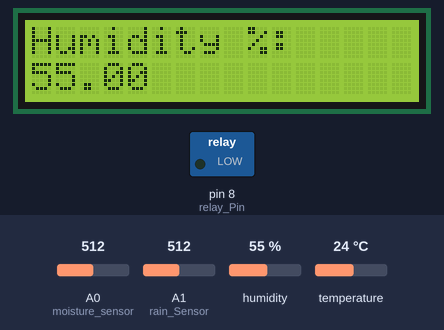
Simulated run of this sketch. Board: Arduino Uno, built with avr-gcc and run on an emulated ATmega328P. Parts: 16×2 character LCD, switched loads named in the sketch (green lamp = pin HIGH). The test bench sets the inputs (shaded band); at power-on: humidity 55 %, A0 (moisture_sensor) = 512, A1 (rain_Sensor) = 512, temperature 24 °C. What the sketch prints to the serial monitor is not drawn.

Above: at 3.2 s.
3.3 s: humidity set to 22 %
At 12.0 s:
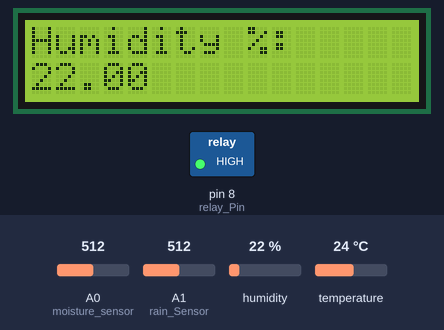
14.7 s: A0 (moisture_sensor) set to 710
At 24.8 s:
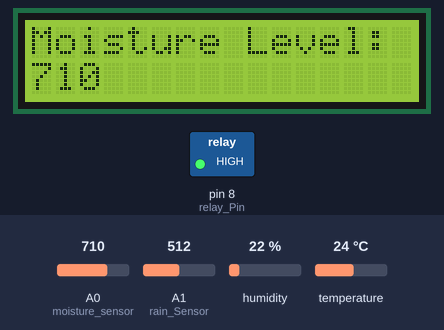
28.7 s: A1 (rain_Sensor) set to 689
37.8 s: A1 (rain_Sensor) set to 714
At 46.1 s:
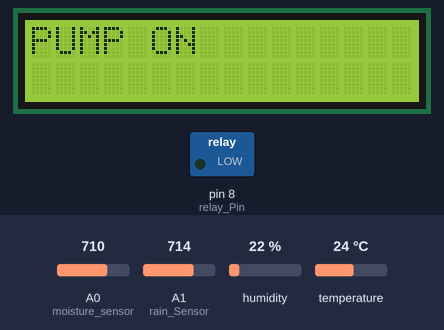
49.1 s: temperature set to 12 °C
At 59.8 s:
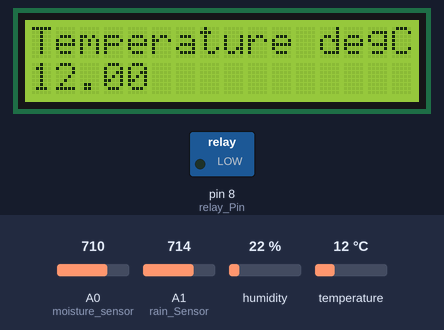
62.2 s: A0 (moisture_sensor) set to 716
At 70.2 s:
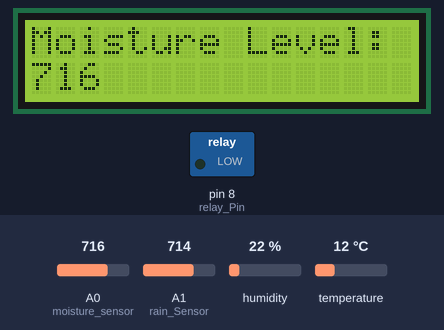
Timing chart, 0 to 71.7 s (numbered marks = the images above; inputs shaded):
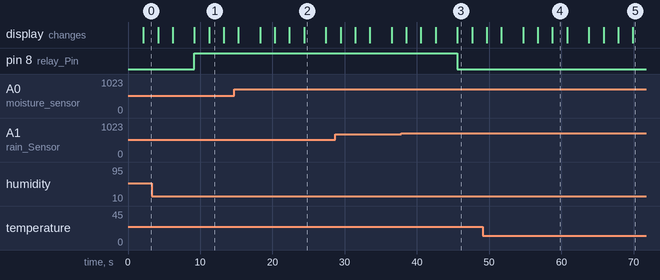

The sketch:

Smart_Irrigation.ino
```cpp
#include <Wire.h>
#include <hd44780.h>
#include <hd44780ioClass/hd44780_I2Cexp.h>
hd44780_I2Cexp lcd;

#include "DHT.h"
#include <SPI.h>
#include <SD.h>

const int relay_Pin = 8;
const int DHT11_Sensor = 9;
const int moisture_sensor = A0;
const int rain_Sensor = A1;
const int chipSelect = 10;

#define DHTTYPE DHT11
int moisture_sensor_value;
int rain_sensor_value;
float humidity_value, temperature_value;
DHT dht(DHT11_Sensor, DHTTYPE);

void setup() {
  Serial.begin(9600);
  pinMode(relay_Pin, OUTPUT);
  lcd.begin(16, 2);
  lcd.backlight();
  lcd.print("Smart Irrigation");
  lcd.setCursor(0, 1);
  lcd.print("SYSTEM");
  digitalWrite(relay_Pin, LOW);
  dht.begin();
  delay(2000);
}

void loop() {
  readDTH11_Sensor();
  moisture_level_detected();
  water_motor_start();
}

void readDTH11_Sensor() {
  // Reading temperature or humidity takes about 250 milliseconds!
  // Sensor readings may also be up to 2 seconds 'old' (its a very slow sensor)
  humidity_value = dht.readHumidity();
  // Read temperature as Celsius (the default)
  temperature_value = dht.readTemperature();

  // Check if any reads failed and exit early (to try again).
  if (isnan(humidity_value) || isnan(temperature_value)) {
    Serial.println("Failed to read from DHT sensor!");
    return;
  }

  lcd.clear();
  lcd.print("Humidity %: ");
  lcd.setCursor(0, 1);
  lcd.print(humidity_value);
  Serial.print("Humidity: ");
  Serial.print(humidity_value);
  Serial.println("%");
  delay(2000);

  lcd.clear();
  lcd.print("Temperature degC:");
  lcd.setCursor(0, 1);
  lcd.print(temperature_value);
  Serial.print("Temperature: ");
  Serial.print(temperature_value);
  Serial.println("C");
  delay(2000);

  lcd.clear();
  lcd.print("Moisture Level:");
  lcd.setCursor(0, 1);
  lcd.print(moisture_sensor_value);
  Serial.print("Moisture Level: ");
  Serial.println(moisture_sensor_value);
  delay(2000);
}

void moisture_level_detected() {
  moisture_sensor_value = analogRead(moisture_sensor);
}

void water_motor_start() {
  rain_sensor_value = analogRead(rain_Sensor);
  Serial.print("Rain sensor value: ");
  Serial.println(rain_sensor_value);
  delay(1000);
  if (rain_sensor_value > 700) {
    if (moisture_sensor_value > 700 ) {
      digitalWrite(relay_Pin, LOW);
      lcd.clear();
      lcd.print("PUMP ON");
      Serial.println("PUMP ON");
      delay(2000);
    } else {
      digitalWrite(relay_Pin, HIGH);
      lcd.clear();
      lcd.print("PUMP OFF");
      Serial.println("PUMP OFF");
      delay(2000);
    }
  }
  else{

      digitalWrite(relay_Pin, HIGH);
      lcd.clear();
      lcd.print("PUMP OFF");
      Serial.println("PUMP OFF");
      delay(2000);
  }
}
```

Measured:
- the behaviour switches between 700 and 701 on A1 (rain_Sensor) (found by bisection; images 2 and 3)
- after the input at 37.8 s, pin 8 (relay_Pin): HIGH → LOW after 7.8 s; the display: first differs from a run without the input after 7.8 s (image 3)
- what the display in image 1 shows lasts 2.1 s, from 11.2 s to 13.3 s
- what the display in image 2 shows lasts 3.0 s, from 24.4 s to 27.4 s
